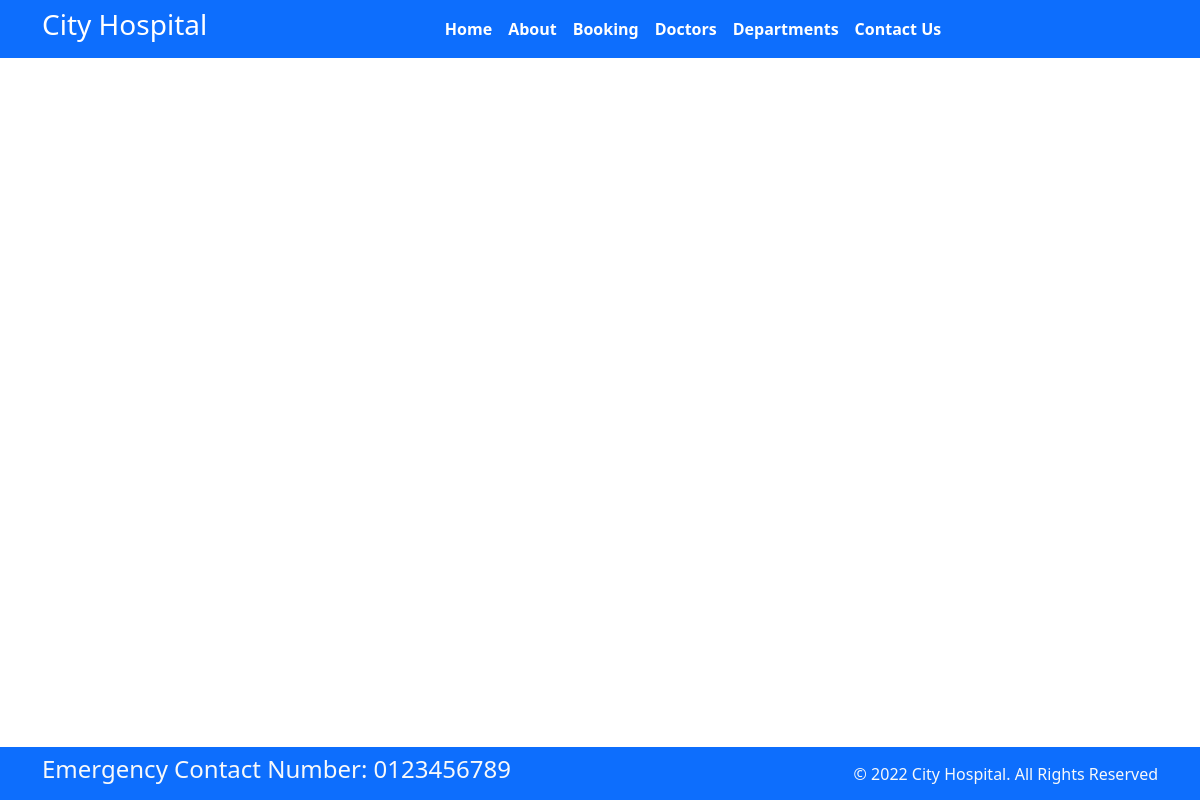
Page /doctor on the earlier database version.
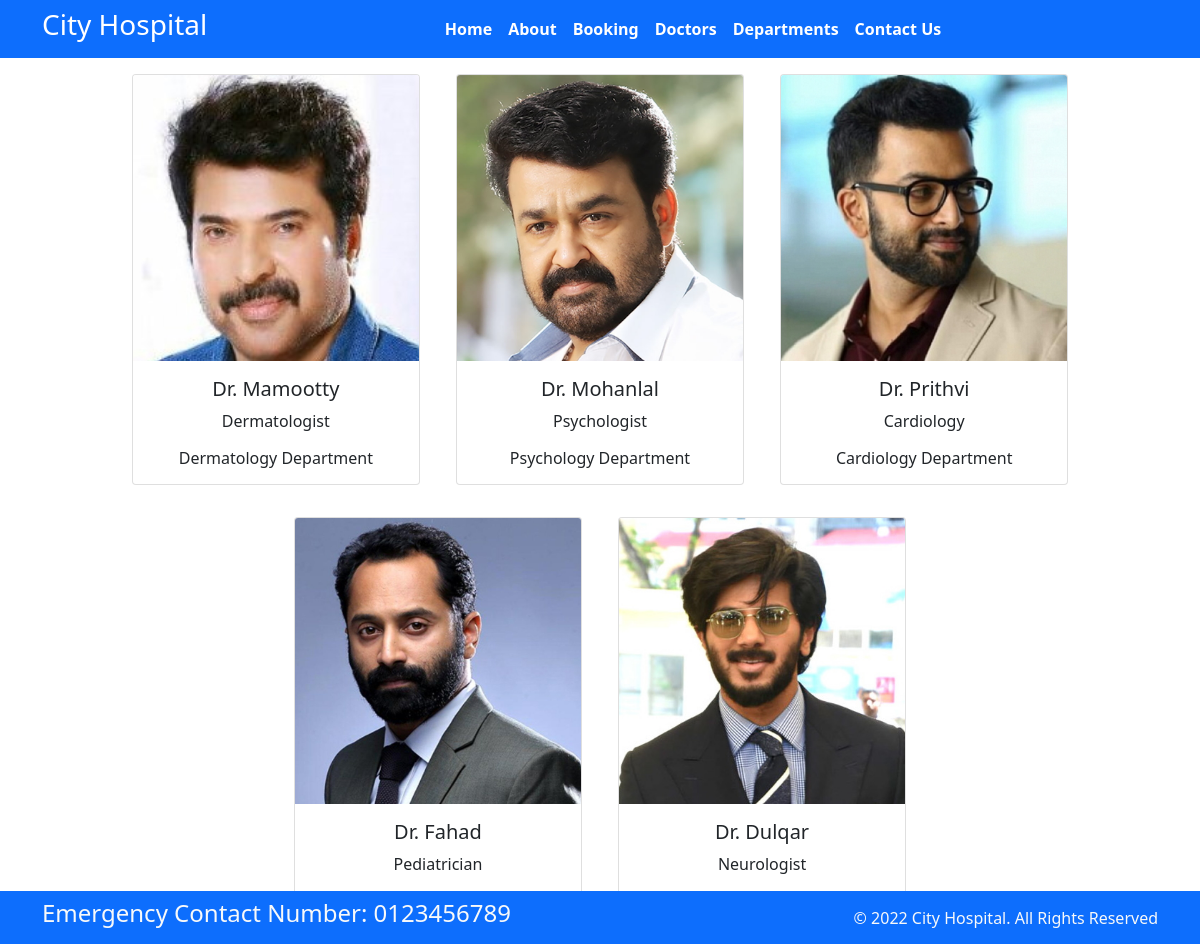
Same page on the later database version.
### home/models.py (models this page shows, shortened)
class Doctors (models.Model):
    doc_name = models.CharField(max_length=100)
    doc_speciality = models.CharField(max_length=150)
    dep_name = models.ForeignKey(Departments, on_delete= models.CASCADE)
    doc_img = models.ImageField(upload_to='doctors')

class Departments (models.Model):
    dep_name = models.CharField(max_length=100)
    dep_description = models.TextField()
    def __str__(self):
        return self.dep_name

### home/views.py (the view)
# urls.py: path('doctor', views.doctor, name='doctor'),
def doctor(request) :
    dict_docs ={
        'doctors' : Doctors.objects.all()
    }
    return render(request, "doctor.html", dict_docs)

### templates/doctor.html (shortened to what this page needs)
{% extends "base.html" %}
{% block content %}
<div class="contaner text-center ">
  {% for d in doctors %}
  <div class="card text-center mx-3 my-3" style="width: 18rem; display: inline-block;">
    <img src="{{d.doc_img.url}}" class="card-img-top" alt="">
    <div class="card-body">
      <h5 class="card-title">Dr. {{ d.doc_name }}</h5>
      <p class="card-text">{{ d.doc_speciality }}</p>
      <h6 class="card-text">{{ d.dep_name }} Department</h6>
    </div>
  </div>
  {% endfor %}
</div>
{% endblock %}

### templates/base.html (shortened to what this page needs)
{% load static %}
<!DOCTYPE html>
<html>
  <head>
    <link rel="stylesheet"
      href=" https://cdn.jsdelivr.net/npm/bootstrap@5.1.3/dist/css/bootstrap.min.css ">
    <link rel="stylesheet"
      href="https://use.fontawesome.com/releases/v5.2.0/css/all.css">
    <link rel="stylesheet"
      href="{% static 'css/style.css' %}">
  </head>
  <body>
    <nav class="navbar bg-primary navbar-expand-md ">
      <div class="container">
        <div class="col-2 text-left pl-md-0">
          <h3 class="text-white"> City Hospital </h3>
        </div>
        <div
          class="collapse navbar-collapse justify-content-center col-md-8 navbar-collapse-3">
          <ul class="navbar-nav justify-content-center  fw-bold">
            <li class="nav-item active">
              <a class="nav-link text-white" href="{% url "home"%}">Home </a>
            </li>
            <li class="nav-item">
              <a class="nav-link text-white" href="{% url "about"%}">About</a>
            </li>
            <li class="nav-item">
              <a class="nav-link text-white" href="{% url "booking"%}">Booking</a>
            </li>
            <li class="nav-item">
              <a class="nav-link text-white" href="{% url "doctor"%}">Doctors</a>
            </li>
			 <li class="nav-item">
              <a class="nav-link text-white" href="{% url "department"%}">Departments</a>
            </li>
            <li class="nav-item">
              <a class="nav-link text-white" href="{% url "contact"%}">Contact Us</a>
            </li>
          </ul>
        </div>
      </div>
    </nav>
    {% block content %} {% endblock  %}
    <section class="fixed-bottom">
      <footer class="pt-2 pb-2  bg-primary text-light">
        <div class="container">
          <div class="row align-items-center">
            <div class="col-12 col-md-8">
              <h4>Emergency Contact Number: 0123456789</h4>
            </div>
            <div class="col-12 col-md-4 mt-4 mt-md-0 text-center text-md-end">
              © 2022 City Hospital. All Rights Reserved
            </div>
          </div>
        </div>
      </footer>
    </section>
  </body>
</html>

Differences in the rows shown:
added Doctors: doc_img (picture), doc_name "Mamootty", doc_speciality "Dermatologist", dep_name "Dermatology"
added Doctors: doc_img (picture), doc_name "Mohanlal", doc_speciality "Psychologist", dep_name "Psychology"
added Doctors: doc_img (picture), doc_name "Prithvi", doc_speciality "Cardiology", dep_name "Cardiology"
added Doctors: doc_img (picture), doc_name "Fahad", doc_speciality "Pediatrician"
added Doctors: doc_img (picture), doc_name "Dulqar", doc_speciality "Neurologist"
